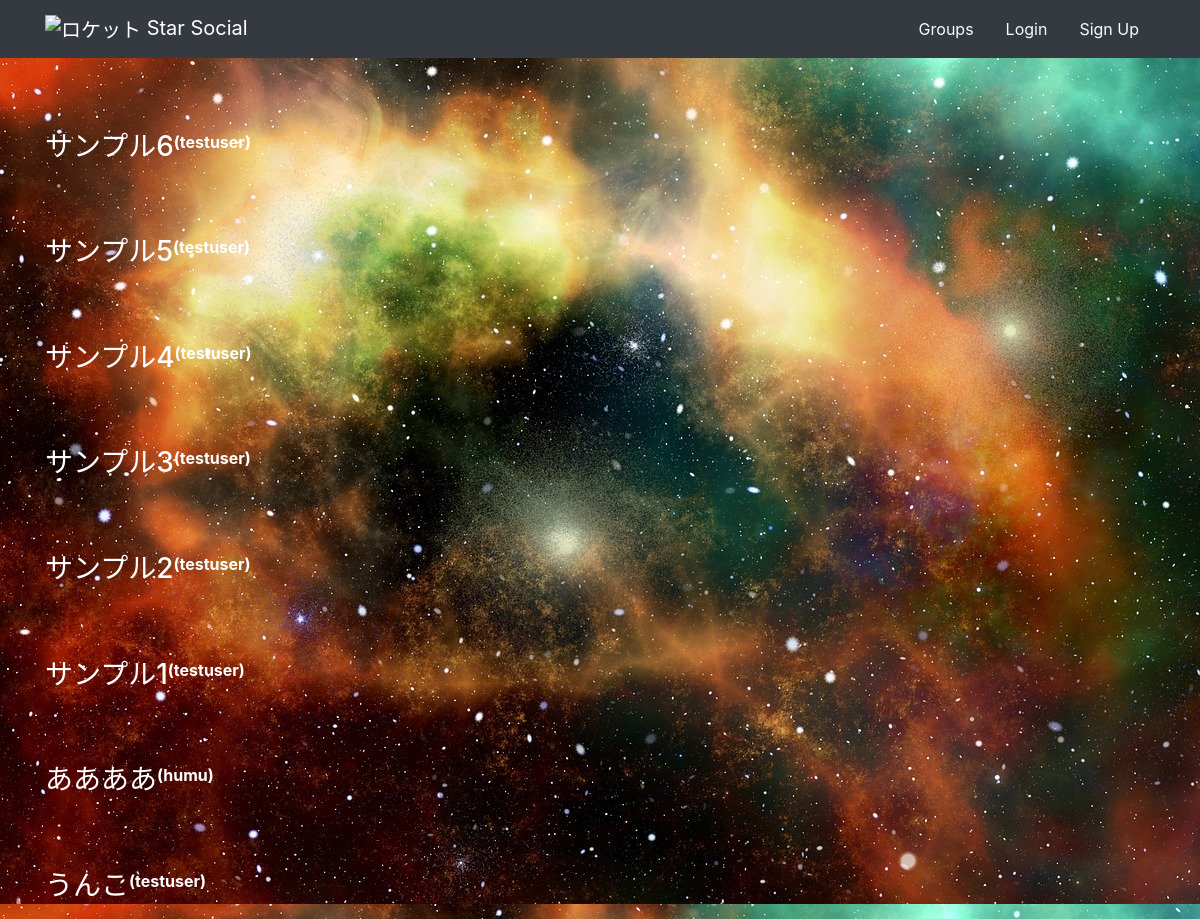
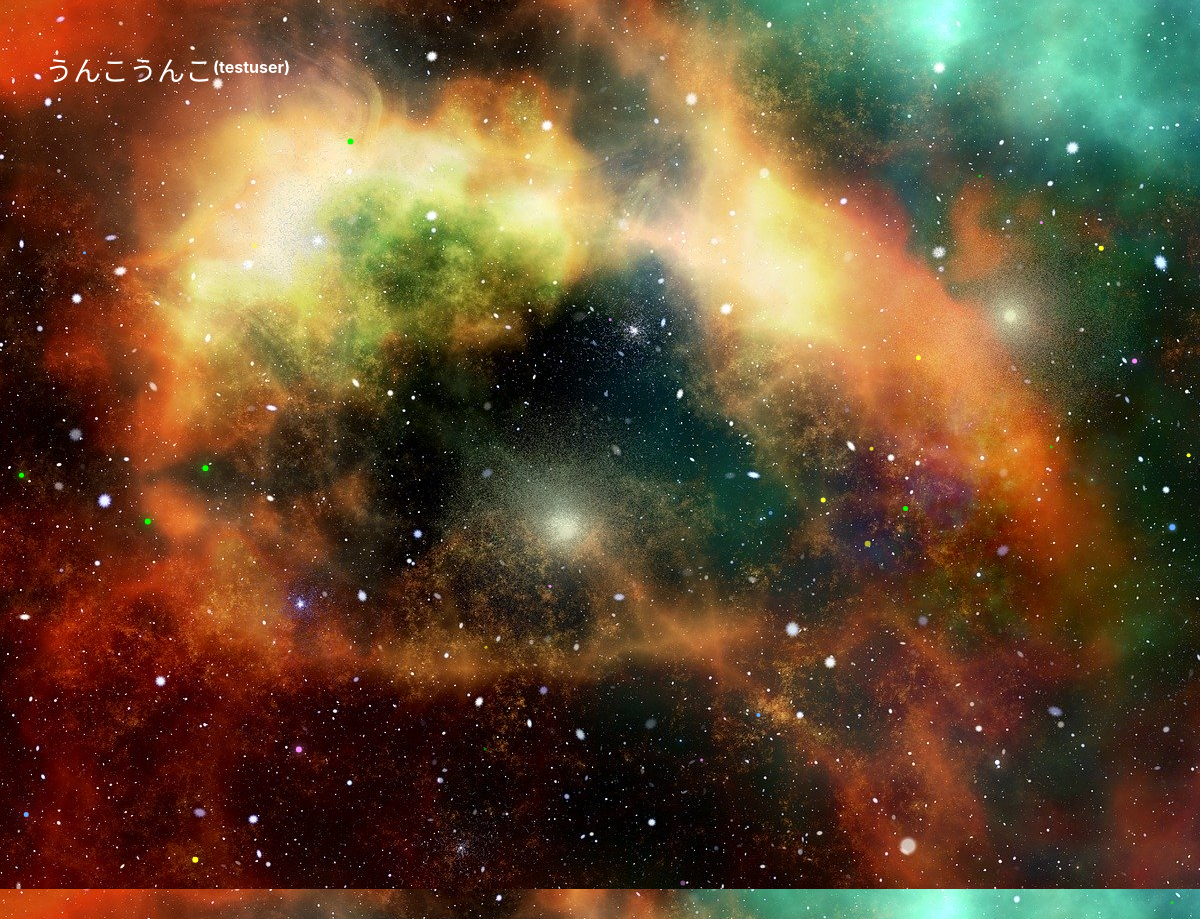
/posts/, run on the app's committed database (2 pictures, top to bottom).
### posts/models.py (models this page shows, shortened)
class Post(models.Model):
    user = models.ForeignKey(User,related_name='posts',on_delete=models.CASCADE)
    created_at = models.DateTimeField(auto_now=True)
    message = models.TextField()
    message_html = models.TextField(editable=False)
    group = models.ForeignKey(Group,related_name='posts',null=True,blank=True,on_delete=models.CASCADE)
    class Meta:
        ordering = ['-created_at']
        unique_together = ['user','message']

### posts/views.py (the view)
# urls.py: path('',views.PostList.as_view(),name='all'),
class PostList(SelectRelatedMixin,generic.ListView):
    model = models.Post
    select_related = ('user','group')

### posts/templates/posts/post_list.html (shortened to what this page needs)
{% extends "posts/post_base.html" %}
{% block post_content %}
  <div class="col-md-8">
    {% for post in post_list  %}
        {% include "posts/_post.html" %}
    {% endfor %}
  </div>
{% endblock post_content %}

### posts/templates/posts/_post.html (shortened to what this page needs)
<div class="post media mt-sm-5">
    <h3>{{post.message_html|safe}}</h3>
    <div class="media-body">
        <span class="flash"><strong>({{ post.user.username }})</strong></span>
    </div>
</div>

### static/star_social_demo/css/master.css (style rules this page uses)
.flash { animation: Flash1 1.5s infinite; }
body { height: 140%; margin: 0; overflow: hidden; background-image: url("../images/universe-2742113_1920.jpg"); color:white; }

### data on the page
Post: message_html "サンプル6", user.username "testuser"
Post: message_html "サンプル5", user.username "testuser"
Post: message_html "サンプル4", user.username "testuser"
Post: message_html "サンプル3", user.username "testuser"
Post: message_html "サンプル2", user.username "testuser"
Post: message_html "サンプル1", user.username "testuser"
Post: message_html "ああああ", user.username "humu"
Post: message_html "うんこ", user.username "testuser"
Post: message_html "うんこうんこ", user.username "testuser"
